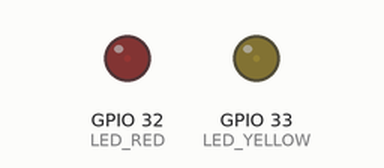
Simulated run of this sketch. Board: ESP32. Parts: output pins drawn as LEDs (lit = HIGH).

Above: at 0.05 s.
At 1.15 s:
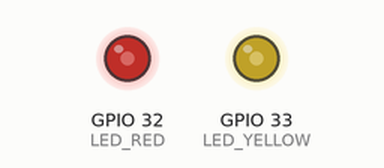
At 2.3 s:
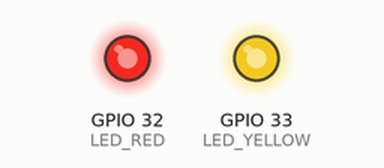
At 4.6 s:
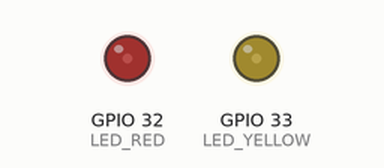
Timing chart, 0 to 6.7 s (numbered marks = the images above):
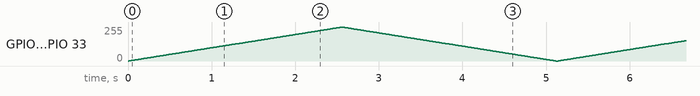

The sketch:

LED_Fade_Blink_PWM.ino
```cpp
#define LED_RED 32
#define LED_YELLOW 33
#define CHANNEL_0 0
#define FREQ 1000
#define RESOLUTION 8

void setup()
{
    ledcSetup(CHANNEL_0, FREQ, RESOLUTION);
    ledcAttachPin(LED_RED, CHANNEL_0);
    ledcAttachPin(LED_YELLOW, CHANNEL_0);
    ledcWrite(CHANNEL_0,0);
}
void loop(){
  for (int i = 0; i < 256; i++) {
    ledcWrite(CHANNEL_0, i);
    delay(10);
  }
  for (int i = 255; i >= 0; i--) {
    ledcWrite(CHANNEL_0, i);
    delay(10);
  }
  delay(10);
}
```
